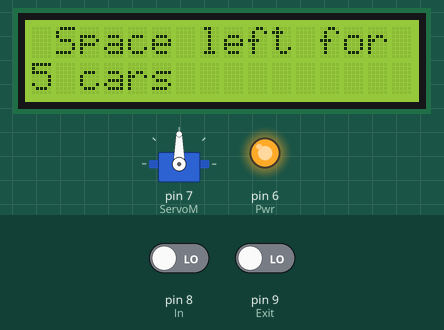
Simulated run of this sketch. Board: Arduino Uno, built with avr-gcc and run on an emulated ATmega328P. Parts: servo, 16×2 character LCD, output pins drawn as LEDs (lit = HIGH). The inputs (shaded band) are chosen by the test bench; at power-on: pin 8 (In) LOW, pin 9 (Exit) LOW.

Above: at 1.2 s.
1.3 s: pin 8 (In) driven HIGH
At 14.1 s:
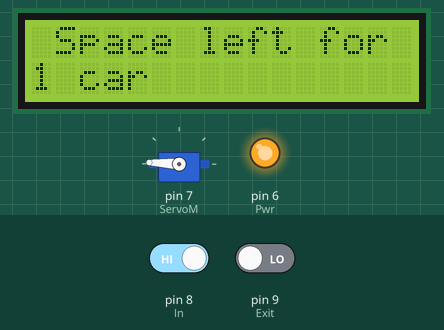
At 17.6 s:
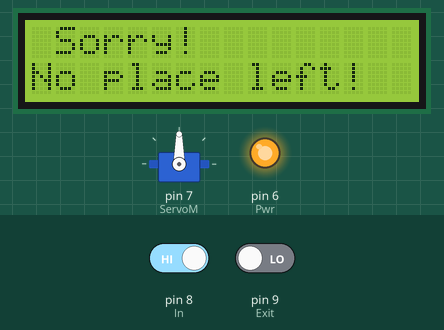
Timing chart, 0 to 17.9 s (numbered marks = the images above; inputs shaded):
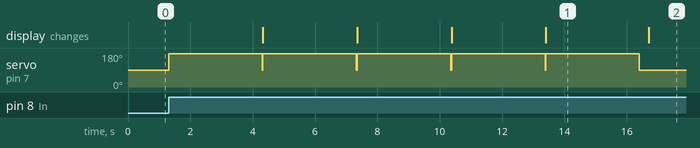

The sketch:

Automated_Parking_system.ino
```cpp
#include <Servo.h>
#include<LiquidCrystal.h>
LiquidCrystal lcd(12,11,5,4,3,2);//connected to RS,EN,D4,D5,D6,D7 of LCD display respectively
Servo myservo;  // create servo object to control a servo

#define ServoM    7        //Connected to the servo motor.
#define Exit      9         //Pin connected to the EXIT sensor.
#define In        8         //Pin connected to the IN sensor.
#define Pwr  6              //Extra power pin for sensors(Don't connect servo's power to this!)
#define Gnd  10             //Extra groung pin for sensors(Don't connect servo's power to this!)
#define BarLow    90      //Low position of the barrier.
#define BarUp     177        //Up position of the barrier.
#define CAPACITY  5         //Capacity of the parking lot.


void setup(){
  myservo.attach(ServoM);          // attaches the servo.
  lcd.begin(16,2);
  lcd.print("Space left for");
  pinMode(Gnd, OUTPUT);
  pinMode(Pwr, OUTPUT);
  pinMode(Exit, INPUT);           // set "EXIT" sensor pin to input
  pinMode(In, INPUT);             // set "IN" sensor pin to input
  digitalWrite(Gnd, LOW);
  digitalWrite(Pwr, HIGH);
  myservo.write(BarLow);          //Barrier in the low position
//  delay(1000);
}

int  Available= 5;                    // Number of places available.

//================================================================
void loop(){
if (Available == 1){
  lcd.clear();
lcd.setCursor(1,0);
lcd.print("Space left for");
lcd.setCursor(0,1);
lcd.print(Available);
lcd.print(" car");
}else{
if (Available >= 1){
lcd.clear();
lcd.setCursor(1,0);
lcd.print("Space left for");
lcd.setCursor(0,1);
lcd.print(Available);
lcd.print(" cars");
}else{
  lcd.clear();
    lcd.setCursor(1,0);
    lcd.print("Sorry!");
    lcd.setCursor(0,1);
    lcd.print("No place left!");
}
}


if(digitalRead(In)==1)
{
  if(Available != 0){
    Available--;
    myservo.write(BarUp);
    delay(3000);
    myservo.write(BarLow);
    }
  }
if(digitalRead(Exit)==1)
{
  if(Available != CAPACITY){
    Available++;
    myservo.write(BarUp);
    delay(3000);
    myservo.write(BarLow);
    }
}
  delay(20);
}
```

Measured:
- after the input at 1.3 s, servo on pin 7 (ServoM): alternates 177° for 3.0 s and 90° for 0.03 s, starting at once; the display: first changes after 3.0 s (image 1 shows a later state)
- what the display in image 1 shows lasts 3.3 s, from 13.4 s to 16.7 s
